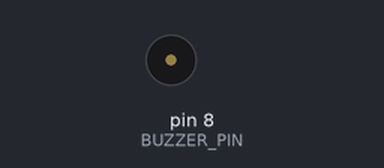
The sketch below on a simulated Arduino Uno, built with avr-gcc and run on an emulated ATmega328P. Shown: buzzer (waves = sounding).

Above: at 1.9 s.
At 10.32 s:
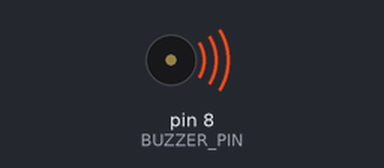
Timing chart, 0 to 12.9 s (numbered marks = the images above):
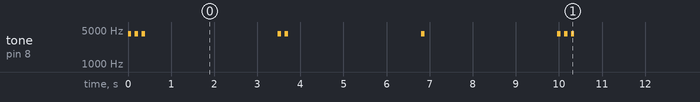

The sketch:

sample-buzzer.ino
```cpp
//delcare buzzen pin
const int BUZZER_PIN = 8;

//
//declare the buzzer elements
//
const int  BUZZER_FREQ = 4200; //Hz,frequency of the buzzer sound
const unsigned long  BUZZER_DURATION = 80; //ms,duration of the buzzer sound
//const unsigned long BUZZER_DURATION = 300; //milliseconds,duration of the buzzer
//const unsigned long BUZZER_SOUND_DURATION = 100; //milliseconds,duration of the buzzer make sound
//const int  BUZZER_FREQ = 5000; //Hz,frequency of the buzzer sound


//the time of now
unsigned long now;

//the buzzer start time
unsigned long buzzerStartTime; //milliseconds

void setup() {
  Serial.begin(9600);//TODO for test
  // put your setup code here, to run once:
  pinMode(BUZZER_PIN, OUTPUT); //设置数字IO脚模式，OUTPUT为输出

  //  buzzer();
  //  delay(BUZZER_DURATION);
  //  buzzer();
}

void loop() {
  //  buzzer(2600);
  //  delay(2000);
  //  buzzer(4200);
  //  delay(2000);

  for (int i = 1; i <= 3; i++) {
    buzzer();
    delay(BUZZER_DURATION);
  }
  delay(3000);
  for (int i = 1; i <= 2; i++) {
    buzzer();
    delay(BUZZER_DURATION);
  }
  delay(3000);
  for (int i = 1; i <= 1; i++) {
    buzzer();
    delay(BUZZER_DURATION);
  }
  delay(3000);

  //  tone (BUZZER_PIN, BUZZER_FREQ);//sound

  //    for (int i = 2000; i <= 5000; i += 100) {
  //      Serial.println(i);//TODO for test
  //      tone (BUZZER_PIN, i);//sound
  //      delay(20);
  //      noTone(BUZZER_PIN);
  //      delay(2000);
  //    }

  // put your main code here, to run repeatedly:
  //  tone (BUZZER_PIN, BUZZER_FREQ);
  //  tone (BUZZER_PIN, BUZZER_FREQ, BUZZER_SOUND_DURATION);
  //  now = millis();
  //  if (now - buzzerStartTime >= BUZZER_DURATION) {
  //    buzzerStartTime = now;
  //    tone (BUZZER_PIN, BUZZER_FREQ);//sound
  //  } else if (now - buzzerStartTime <= BUZZER_SOUND_DURATION) {
  //    tone (BUZZER_PIN, BUZZER_FREQ); //sound
  //  } else if (now - buzzerStartTime > BUZZER_SOUND_DURATION) {
  //    noTone (BUZZER_PIN); //no sound
  //  } else {
  //    noTone (BUZZER_PIN); //no sound
  //  }


  //
  //  digitalWrite(buzzerPin, HIGH); //发声音
  //  delay(100);//延时1ms
  //  digitalWrite(buzzerPin, LOW); //不发声音
  //  delay(500);//延时ms

  //  for (int i = 0; i < 80; i++) //输出一个频率的声音
  //  {
  //    digitalWrite(buzzerPin, HIGH); //发声音
  //    delay(1);//延时1ms
  //    digitalWrite(buzzerPin, LOW); //不发声音
  //    delay(1);//延时ms
  //  }
  //  for (int i = 0; i < 100; i++) //输出另一个频率的声音
  //  {
  //    digitalWrite(buzzerPin, HIGH); //发声音
  //    delay(2);//延时2ms
  //    digitalWrite(buzzerPin, LOW); //不发声音
  //    delay(2);//延时2ms
  //  }
}
```

buzzer.ino
```cpp
//
//declare the buzzer elements
//
//const int  BUZZER_FREQ = 2600; //Hz,frequency of the buzzer sound
//const unsigned long  BUZZER_DURATION = 50; //ms,duration of the buzzer sound

//buzzer alarm a little while
//delay was used here
void buzzer() {
  tone (BUZZER_PIN, BUZZER_FREQ);//buzzer alarm
  delay(BUZZER_DURATION);//alarm a little while
  noTone(BUZZER_PIN);//buzzer alarm cancel
}

void buzzer(int freq) {
  tone (BUZZER_PIN, freq);//buzzer alarm
  delay(BUZZER_DURATION);//alarm a little while
  noTone(BUZZER_PIN);//buzzer alarm cancel
}
```

Measured:
- by itself, tone on pin 8 (BUZZER_PIN): repeats every 10.0 s: 2 × (silent 0.08 s, 4200 Hz 0.08 s), silent 3.1 s, 4200 Hz 0.08 s, silent 0.08 s, 2 × (4200 Hz 0.08 s, silent 3.1 s), 4200 Hz 0.08 s
